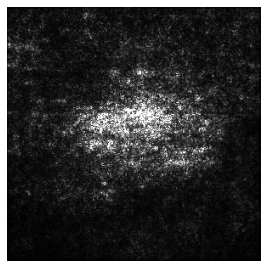
#> input picture results/volcano/volcano_vanilla.png, 268 x 268 px
$ python metric_smoothness.py   (older library calls are emulated)
#> lines starting #> are read from the running program, lines starting #| are printed output that depends on the picture; long printed decimals are rounded
import cv2
import numpy as np

# Lower is smoother, which is arguably better.
def metric_smoothness(explanation):

	laplacian = cv2.Laplacian(explanation,cv2.CV_64F)
	absolute_laplacian = np.absolute(laplacian)

	return np.average(absolute_laplacian)


volcano_vanilla = cv2.imread("volcano_vanilla.png", cv2.IMREAD_GRAYSCALE)
#> volcano_vanilla is the input picture: shape (268, 268); min 0, max 255, mean 54.5
print("volcano_vanilla: " + str(metric_smoothness(volcano_vanilla)))
#| volcano_vanilla: 34.509

volcano_smoothgrad = cv2.imread("volcano_smoothgrad.png", cv2.IMREAD_GRAYSCALE)
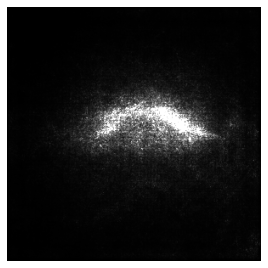
#> input picture results/volcano/volcano_smoothgrad.png, 268 x 268 px
#> volcano_smoothgrad is the input picture: shape (268, 268); min 0, max 255, mean 41.3
print("volcano_smoothgrad: " + str(metric_smoothness(volcano_smoothgrad)))
#| volcano_smoothgrad: 15.721

volcano_xrai = cv2.imread("volcano_xrai.png", cv2.IMREAD_COLOR)
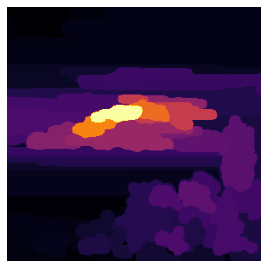
#> input picture results/volcano/volcano_xrai.png, 268 x 268 px
#> volcano_xrai is the input picture: shape (268, 268, 3); mean B, G, R 79.4, 39, 66.4
print("volcano_xrai: " + str(metric_smoothness(volcano_xrai)))
#| volcano_xrai: 9.653

volcano_gradcam = cv2.imread("volcano_gradcam.png", cv2.IMREAD_GRAYSCALE)
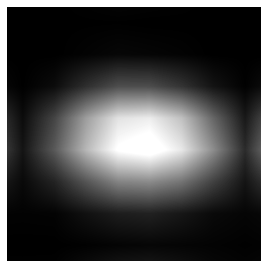
#> input picture results/volcano/volcano_gradcam.png, 268 x 268 px
#> volcano_gradcam is the input picture: shape (268, 268); min 0, max 255, mean 73.2
print("volcano_gradcam: " + str(metric_smoothness(volcano_gradcam)))
#> in metric_smoothness (call 4), `laplacian = cv2.Laplacian(explanation,cv2.CV_64F)`:
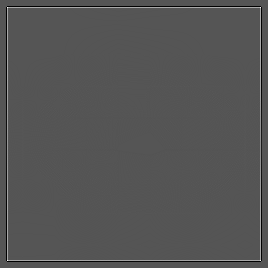
#> laplacian: shape (268, 268) float64; min -255, max 510, mean 0; drawn with min black and max white
#| volcano_gradcam: 7.757

volcano_blurIG = cv2.imread("volcano_blurIG.png", cv2.IMREAD_GRAYSCALE)
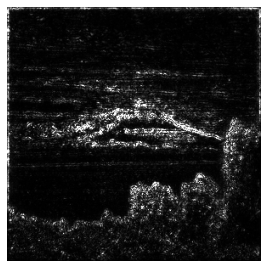
#> input picture results/volcano/volcano_blurIG.png, 268 x 268 px
#> volcano_blurIG is the input picture: shape (268, 268); min 0, max 255, mean 45.2
print("volcano_blurIG: " + str(metric_smoothness(volcano_blurIG)))
#> in metric_smoothness (call 5), `laplacian = cv2.Laplacian(explanation,cv2.CV_64F)`:
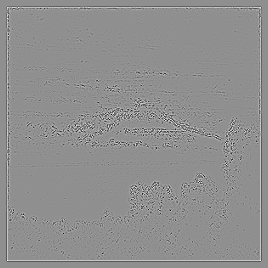
#> laplacian: shape (268, 268) float64; min -662, max 513, mean 0; drawn with min black and max white
#| volcano_blurIG: 31.593

volcano_gradcam_smoothed = cv2.imread("volcano_gradcam_smoothed.png", cv2.IMREAD_GRAYSCALE)
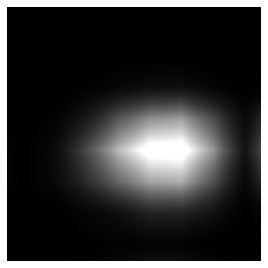
#> input picture results/volcano/volcano_gradcam_smoothed.png, 268 x 268 px
#> volcano_gradcam_smoothed is the input picture: shape (268, 268); min 0, max 255, mean 55.4
print("volcano_gradcam_smoothed: " + str(metric_smoothness(volcano_gradcam_smoothed)))
#| volcano_gradcam_smoothed: 7.728

volcano_blurIG_smoothed = cv2.imread("volcano_blurIG_smoothed.png", cv2.IMREAD_GRAYSCALE)
#> (the run stopped early here; a loop or call above may not have finished)
